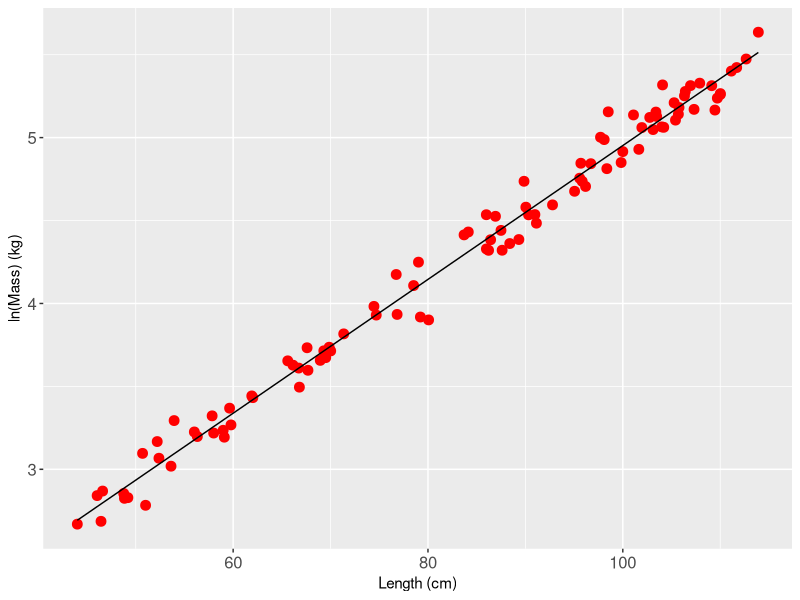

This chart was generated by the following R code:
# Example script for R workshop for the turtle groups

library(ggplot2)

max <- 120
x <- runif(n = 100, min = 44, max = 115)

y <- 0.96 + 0.04 * x + rnorm(n=length(x), 0, 0.1)

mass <- exp(y)
df1 <- data.frame(length = x, mass = mass)
summary(df1)

lm1 <- lm(log(mass) ~ length, data = df1)
summary(lm1)
df1$predict <- predict(lm1)


#plot(x, y)
p1 <- ggplot(data = df1, aes(x = length)) +
  geom_point(aes(y = log(mass)),
             colour = "red",
             size = 3) +
  geom_line(aes(y = predict), colour = "black") +
  theme(axis.text = element_text(size = 12)) +
  xlab("Length (cm)") +
  ylab("ln(Mass) (kg)")

print(p1)
